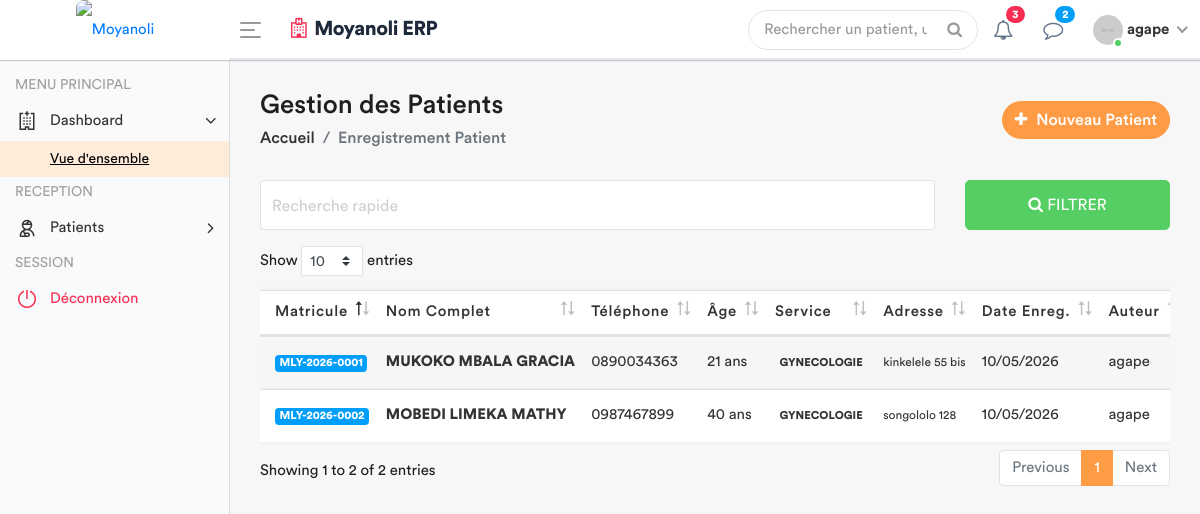
Before: /patients/enregistrement/ (signed in) with the older database file.
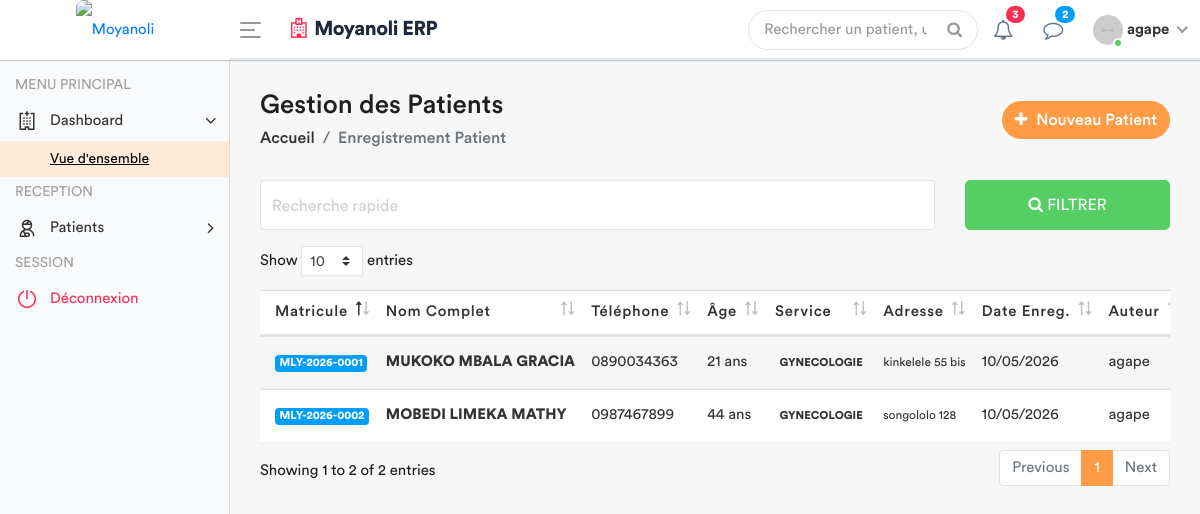
After: the same page with the newer database file.
### apps/models.py (models this page shows, shortened)
class Patient(models.Model):
    code_patient = models.CharField(max_length=20, unique=True, editable=False)
    noms = models.CharField(max_length=100)
    service = models.ForeignKey(
        Service,
        on_delete=models.PROTECT, # On empêche de supprimer un service s'il a des patients
        related_name='patients',
        null=True # Utile si tu as déjà des patients en base sans service
    )
    sexe = models.CharField(max_length=1, choices=[('M', 'Masculin'), ('F', 'Féminin')])
    age = models.CharField(max_length=30)
    adresse = models.TextField()
    telephone = models.CharField(max_length=20)
    fiche_payee = models.BooleanField(default=False)
    created_by = models.ForeignKey(User, on_delete=models.SET_NULL, null=True, related_name='patients_crees')
    date_creation = models.DateTimeField(auto_now_add=True)
    date_modification = models.DateTimeField(auto_now=True)

class Service(models.Model):
    nom = models.CharField(max_length=100, unique=True)
    description = models.TextField(blank=True, null=True)
    date_creation = models.DateTimeField(default=timezone.now)
    def __str__(self):
        return self.nom
    class Meta:
        verbose_name = "Service"
        verbose_name_plural = "Services"

### apps/views.py (the view)
# urls.py: path('patients/enregistrement/', views.enregistrement_patient, name='enregistrement_patient'),
@login_required
def enregistrement_patient(request):
    patients = Patient.objects.all().order_by('-date_creation')
    if request.method == 'POST':
        form = PatientForm(request.POST)
        if form.is_valid():
            patient = form.save(commit=False)
            patient.created_by = request.user
            patient.save()
            messages.success(request, f"Patient {patient.noms} enregistré avec succès. Matricule : {patient.code_patient}")
            return redirect('enregistrement_patient')
        else:
            messages.error(request, "Erreur lors de l'enregistrement. Vérifiez les informations.")
    else:
        form = PatientForm()
    role = Fonction.objects.filter(userKey = request.user).first()
    fonctionKey = role.fonctionKey.roleName if role else None
    context = {
        'patients': patients,
        'form': form,
        'segment': 'enregistrement_patient',
        'fonctionKey' : fonctionKey
    }
    return render(request, 'back-end/patient/enregistrement_patient.html', context)

### apps/forms.py (shortened to what this page needs)
class PatientForm(forms.ModelForm):
    class Meta:
        model = Patient
        fields = ['noms', 'sexe', 'age', 'adresse', 'telephone', 'service']
        widgets = {
            'noms': forms.TextInput(attrs={
                'class': 'form-control',
                'placeholder': 'Nom, Post-nom et Prénom'
            }),
            'sexe': forms.Select(attrs={
                'class': 'form-control custom-select'
            }),
            'age': forms.TextInput(attrs={
                'class': 'form-control',
                'placeholder': 'Ex: 25 ans ou 6 mois'
            }),
            'telephone': forms.TextInput(attrs={
                'class': 'form-control',
                'placeholder': 'Ex: +243...'
            }),
            'adresse': forms.Textarea(attrs={
                'class': 'form-control',
                'rows': 3,
                'placeholder': 'Adresse complète du patient'
            }),
            'service': forms.Select(attrs={
                'class': 'form-control custom-select'
            }),
        }

### apps/templates/back-end/patient/enregistrement_patient.html (shortened to what the changed rows need)
<!DOCTYPE html>
{% load static %}
<html lang="fr">
    <head>
        {% include 'back-end/includes/css.html' %}
    </head>
    <body>
        <div class="main-wrapper">
            <div class="page-wrapper">
                <div class="content container-fluid">
                    <div class="row">
                        <div class="col-md-12">
                            <div class="table-responsive">
                                <table class="table table-striped custom-table mb-0 datatable" id="myTable">
                                    <thead>
                                        <tr>
                                            <th>Matricule</th>
                                            <th>Nom Complet</th>
                                            <th>Téléphone</th>
                                            <th>Âge</th>
                                            <th>Service</th>
                                            <th>Adresse</th>
                                            <th>Date Enreg.</th>
                                            <th>Auteur</th>
                                        </tr>
                                    </thead>
                                    <tbody>
                                        {% for patient in patients %}
                                        <tr>
                                            <td><span class="badge badge-info">{{ patient.code_patient }}</span></td>
                                            <td><strong>{{ patient.noms }}</strong></td>
                                            <td>{{ patient.telephone }}</td>
                                            <td>{{ patient.age }} ans</td>
                                            <td>
                                                <span class="badge badge-light-primary text-uppercase">
                                                    {{ patient.service }}
                                                </span>
                                            </td>
                                            <td><small>{{ patient.adresse|truncatechars:25 }}</small></td>
                                            <td>{{ patient.date_creation|date:"d/m/Y" }}</td>
                                            <td>{{ patient.created_by.username }}</td>
                                        </tr>
                                        {% empty %}
                                        <tr>
                                            <td colspan="9" class="text-center">Aucun patient trouvé dans la base de données.</td>
                                        </tr>
                                        {% endfor %}
                                    </tbody>
                                </table>
                            </div>
                        </div>
                    </div>
                </div>
            </div>
        </div>
    </body>
</html>

Changed rows visible on the page:
changed Patient "MOBEDI LIMEKA MATHY": age "40" → "44"
